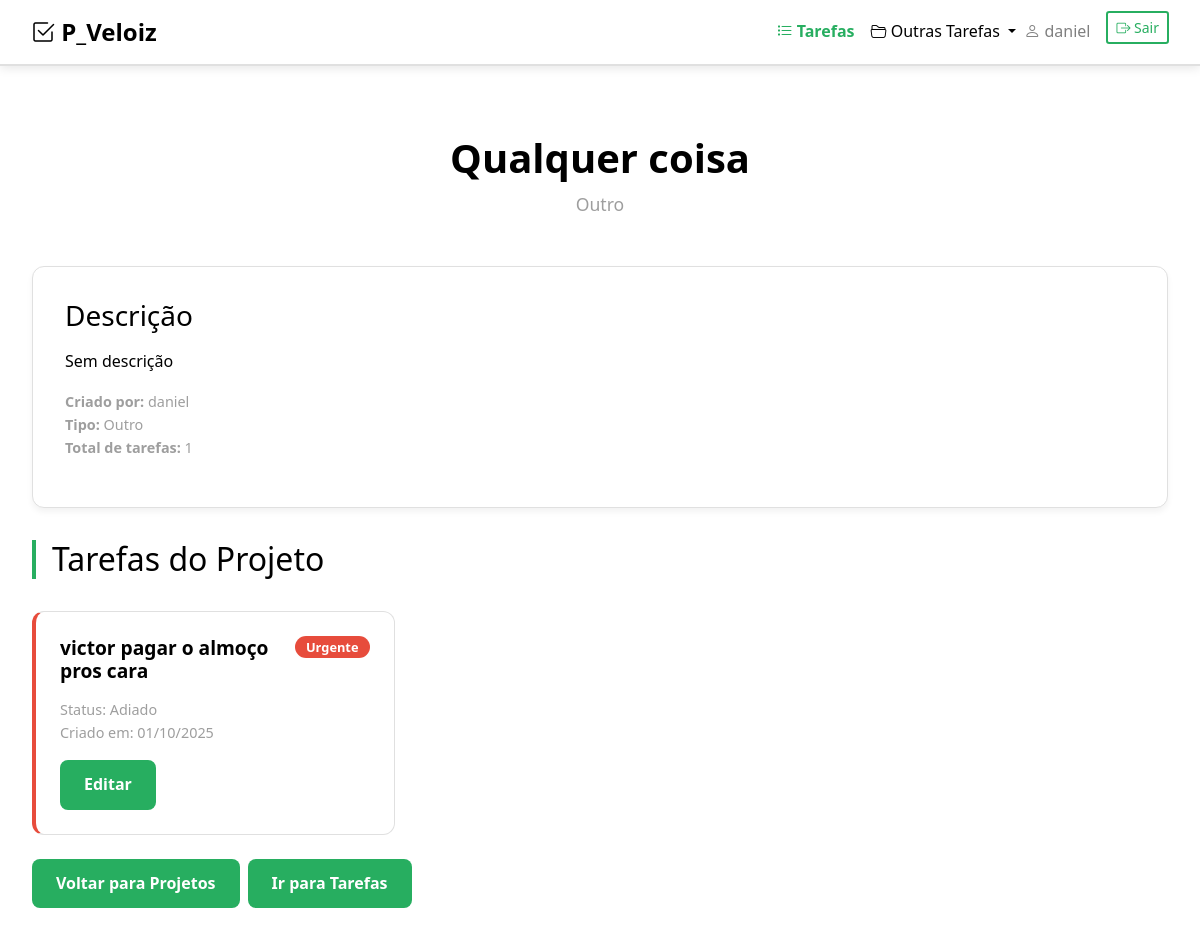
Page /projetos/3/detalhes/ (signed in) on the committed database.
### veloizapp/models.py (models this page shows, shortened)
class Projeto(models.Model):
    TIPOS_PROJETO = [
        ('pessoal', 'Pessoal'),
        ('trabalho', 'Trabalho'),
        ('estudos', 'Estudos'),
        ('saude', 'Saúde'),
        ('financas', 'Finanças'),
        ('outro', 'Outro'),
    ]
    nome = models.CharField(max_length=100)
    descricao = models.TextField(blank=True, null=True)
    tipo = models.CharField(max_length=20, choices=TIPOS_PROJETO, default='pessoal')
    usuario = models.ForeignKey(User, on_delete=models.CASCADE, related_name="projetos")

class Tarefa(models.Model):
    TIPO_STATUS = [
        ('pendente', 'Pendente'),
        ('em andamento', 'Em Andamento'),
        ('concluida', 'Concluída'),
        ('adiado', 'Adiado'),
    ]
    OPCOES_CATEGORIA = [
        ('urgente', 'Urgente'),
        ('importante', 'Importante'),
        ('precisa ser feito', 'Precisa ser feito'),
        ('pode ser adiado', 'Pode ser adiado'),
    ]
    descricao = models.CharField(max_length=150)
    data_criacao = models.DateTimeField(auto_now_add=True)
    categoria = models.CharField(max_length=50, choices=OPCOES_CATEGORIA, default='importante')
    status = models.CharField(max_length=20, choices=TIPO_STATUS, default='pendente')
    responsavel = models.ForeignKey(User, on_delete=models.CASCADE, related_name="tarefas")
    projeto = models.ForeignKey(Projeto, on_delete=models.CASCADE, related_name="tarefas", null=True)

### veloizapp/views.py (the view)
# urls.py: path('projetos/<int:projeto_id>/detalhes/', views.detalhes_projeto, name='detalhes_projeto'),
def detalhes_projeto(request, projeto_id):
    projeto_obj = get_object_or_404(Projeto, id=projeto_id, usuario=request.user)
    tarefas_projeto = Tarefa.objects.filter(projeto=projeto_obj, responsavel=request.user)
    return render(request, 'veloizapp/detalhes_projeto.html', {
        'projeto': projeto_obj,
        'tarefas_projeto': tarefas_projeto
    })

### veloizapp/templates/veloizapp/detalhes_projeto.html (shortened to what this page needs)
{% extends 'veloizapp/base.html' %}
{% load static %}
{% block content %}
<div class="container-modern">
    <div class="section-header">
        <h1 class="section-title">{{ projeto.nome }}</h1>
        <p class="section-subtitle">{{ projeto.get_tipo_display }}</p>
    </div>
    <div class="card-modern">
        <h3 class="mb-3">Descrição</h3>
        <p>{{ projeto.descricao|default:"Sem descrição" }}</p>
        <div class="task-meta">
            <strong>Criado por:</strong> {{ projeto.usuario.username }}<br>
            <strong>Tipo:</strong> {{ projeto.get_tipo_display }}<br>
            <strong>Total de tarefas:</strong> {{ tarefas_projeto.count }}
        </div>
    </div>
    <div class="tasks-section">
        <h2 class="mb-4" style="color: var(--black); border-left: 4px solid var(--green-primary); padding-left: 1rem;">
            Tarefas do Projeto
        </h2>
        {% if tarefas_projeto %}
        <div class="tasks-grid">
            {% for tarefa in tarefas_projeto %}
            <div class="task-card {% if tarefa.categoria == 'urgente' %}task-urgent{% elif tarefa.categoria == 'importante' %}task-important{% else %}task-normal{% endif %}">
                <div class="task-header">
                    <h3 class="task-title">{{ tarefa.descricao }}</h3>
                    <span class="badge {% if tarefa.categoria == 'urgente' %}badge-urgent{% elif tarefa.categoria == 'importante' %}badge-important{% else %}badge-normal{% endif %}">
                        {{ tarefa.get_categoria_display }}
                    </span>
                </div>
                <div class="task-meta">
                    <span>Status: {{ tarefa.get_status_display }}</span><br>
                    <span>Criado em: {{ tarefa.data_criacao|date:"d/m/Y" }}</span>
                </div>
                <div class="task-actions">
                    <a href="{% url 'editar_tarefa' tarefa.id %}" class="btn-modern btn-primary">
                        Editar
                    </a>
                </div>
            </div>
            {% endfor %}
        </div>
        {% else %}
        <div class="empty-state">
            <h3>Nenhuma tarefa neste projeto</h3>
            <p>Adicione tarefas a este projeto na página de tarefas.</p>
        </div>
        {% endif %}
        <div class="task-actions mt-4">
            <a href="{% url 'projetos' %}" class="btn-modern btn-primary">
                Voltar para Projetos
            </a>
            <a href="{% url 'tarefas_pendentes' %}" class="btn-modern btn-success">
                Ir para Tarefas
            </a>
        </div>
    </div>
</div>
{% endblock %}

### veloizapp/templates/veloizapp/base.html (shortened to what this page needs)
<!doctype html>
<html lang="pt-BR">
  <head>
    <link href="https://cdn.jsdelivr.net/npm/bootstrap@4.6.0/dist/css/bootstrap.min.css" rel="stylesheet">
    <link rel="stylesheet" href="https://cdn.jsdelivr.net/npm/bootstrap-icons@1.11.0/font/bootstrap-icons.css">
    {% load static %}
    <link rel="stylesheet" href="{% static 'veloizapp/css/style.css' %}">
  </head>
  <body style="padding-top: 70px;">
    {% if not request.path == '/' %}
    <nav class="navbar fixed-top navbar-expand-lg navbar-light navbar-professional">
      <div class="container-fluid">
        <a class="navbar-brand" href="{% url 'tarefas_pendentes' %}">
          <i class="bi bi-check2-square"></i> P_Veloiz
        </a>
        <div class="collapse navbar-collapse" id="navbarSupportedContent">
          <ul class="navbar-nav ml-auto">
            <li class="nav-item">
              <a class="nav-link active" href="{% url 'tarefas_pendentes' %}">
                <i class="bi bi-list-task"></i> Tarefas
              </a>
            </li>
            <li class="nav-item dropdown">
              <a class="nav-link dropdown-toggle" href="#" data-toggle="dropdown">
                <i class="bi bi-folder2-open"></i> Outras Tarefas
              </a>
            </li>
            {% if user.is_authenticated %}
            <li class="nav-item">
              <span class="navbar-text mr-3">
                <i class="bi bi-person"></i> {{ user.username }}
              </span>
            </li>
            <li class="nav-item">
              <a class="btn btn-outline-custom btn-sm" href="{% url 'login_page' %}?logout=1">
                <i class="bi bi-box-arrow-right"></i> Sair
              </a>
            </li>
            {% endif %}
          </ul>
        </div>
      </div>
    </nav>
    {% endif %}
    <div class="container-modern">
      {% block content %}
      {% endblock %}
    </div>
  </body>
</html>

### veloizapp/static/veloizapp/css/style.css (style rules this page uses)
:root { --white: #FFFFFF; --black: #000000; --gray-light: #F5F5F5; --gray-medium: #E0E0E0; --gray-dark: #9E9E9E; --green-primary: #27AE60; --green-dark: #219653; --green-light: #6FCF97; }
* { margin: 0; padding: 0; box-sizing: border-box; }
body { background-color: var(--white); color: var(--black); font-family: 'Segoe UI', Tahoma, Geneva, Verdana, sans-serif; line-height: 1.6; }
.navbar-professional { background: var(--white) !important; border-bottom: 2px solid var(--gray-medium); box-shadow: 0 2px 10px rgba(0,0,0,0.1); }
.navbar-brand { color: var(--black) !important; font-weight: 700; font-size: 1.5rem; }
.nav-link { color: var(--black) !important; font-weight: 500; transition: color 0.3s ease; }
.nav-link.active { color: var(--green-primary) !important; font-weight: 600; }
.btn-outline-custom { border: 2px solid var(--green-primary); color: var(--green-primary); font-weight: 500; }
.container-modern { max-width: 1200px; margin: 0 auto; padding: 2rem 1rem; }
.card-modern { background: var(--white); border: 1px solid var(--gray-medium); border-radius: 12px; padding: 2rem; margin-bottom: 2rem; box-shadow: 0 4px 6px rgba(0,0,0,0.05); }
.section-header { text-align: center; margin-bottom: 3rem; }
.section-title { font-size: 2.5rem; font-weight: 700; color: var(--black); margin-bottom: 0.5rem; }
.section-subtitle { font-size: 1.1rem; color: var(--gray-dark); }
.btn-modern { padding: 0.75rem 1.5rem; border: none; border-radius: 8px; font-weight: 600; text-decoration: none; display: inline-block; transition: all 0.3s ease; cursor: pointer; }
.btn-primary { background: var(--green-primary); color: var(--white); }
.btn-success { background: var(--green-primary); color: white; }
.tasks-grid { display: grid; grid-template-columns: repeat(auto-fill, minmax(350px, 1fr)); gap: 1.5rem; margin-top: 2rem; }
.task-card { background: var(--white); border: 1px solid var(--gray-medium); border-radius: 12px; padding: 1.5rem; transition: all 0.3s ease; border-left: 4px solid var(--gray-medium); }
.task-urgent { border-left-color: #E74C3C; }
.task-header { display: flex; justify-content: space-between; align-items: flex-start; margin-bottom: 1rem; }
.task-title { font-size: 1.2rem; font-weight: 600; color: var(--black); margin: 0; }
.task-meta { color: var(--gray-dark); font-size: 0.9rem; margin-bottom: 1rem; }
.task-actions { display: flex; gap: 0.5rem; flex-wrap: wrap; }
.badge { padding: 0.3rem 0.7rem; border-radius: 20px; font-size: 0.8rem; font-weight: 600; color: white; }
.badge-urgent { background: #E74C3C; }

### rows in the picture
Projeto: nome "Qualquer coisa", tipo "Outro", descricao "Sem descrição", usuario.username "daniel"
Tarefa: descricao "victor pagar o almoço pros cara", categoria "Urgente", status "Adiado", data_criacao "01/10/2025"

### other values in the picture
{{ user.username }} "daniel"
{{ tarefas_projeto.count }} "1"
